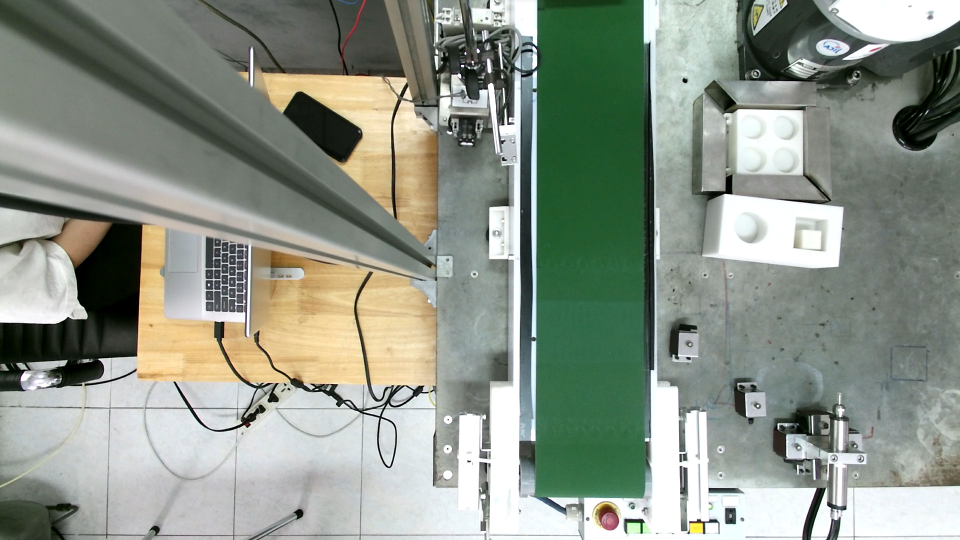
#> input picture Captures/bg.jpg, 1920 x 1080 px, given in place of bg.jpg.jpg, which was not available (shown at 1/2 size)
$ python -i image_recognition_singlecam.py   (imports and definitions only)
#> lines starting #> are read from the running program, lines starting #| are printed output that depends on the picture; after the words box and inside, x2 and y2 are one past the last pixel; in counts of white or black regions, pixels touching at a corner belong together; pictures that were not available may be replaced by others from this repository, and a replacement may not be noted
### XYZ_realworld.py
import numpy as np

# camera variables
cam_mtx = None
dist = None
newcam_mtx = None
roi = None
rvec1 = None
tvec1 = None
R_mtx = None
Rt = None
P_mtx = None


class XYZ_realworld:

    def __init__(self):
        # imgdir="/home/pi/Desktop/Captures/"
        savedir = "camera_data/"
        # self.imageRec=image_recognition_singlecam.image_recognition(False,False,imgdir,imgdir,False,True,False)

        self.cam_mtx = np.load(savedir + 'cam_mtx.npy')
        self.dist = np.load(savedir + 'dist.npy')
        self.newcam_mtx = np.load(savedir + 'newcam_mtx.npy')
        self.roi = np.load(savedir + 'roi.npy')
        self.rvec1 = np.load(savedir + 'rvec1.npy')
        self.tvec1 = np.load(savedir + 'tvec1.npy')
        self.R_mtx = np.load(savedir + 'R_mtx.npy')
        self.Rt = np.load(savedir + 'Rt.npy')
        self.P_mtx = np.load(savedir + 'P_mtx.npy')

        s_arr = np.load(savedir + 's_arr.npy')
        self.scalingfactor = s_arr[0]

        self.inverse_newcam_mtx = np.linalg.inv(self.newcam_mtx)
        self.inverse_R_mtx = np.linalg.inv(self.R_mtx)

    def calculate_XYZ(self, u, v):
        # Solve: From Image Pixels, find World Points

        uv_1 = np.array([[u, v, 1]], dtype=np.float32)
        uv_1 = uv_1.T
        suv_1 = self.scalingfactor * uv_1
        xyz_c = self.inverse_newcam_mtx.dot(suv_1)
        xyz_c = xyz_c - self.tvec1
        XYZ_checkboard = self.inverse_R_mtx.dot(xyz_c)
        #Ma trận xoay từ checkboard sang robot
        Rotate = np.array([[-1, 0, 0],[0, -1, 0],[0,0, 1]])
        #Ma trận Translation
        Trans = np.array([[59],[-24.441],[350]])
        XYZ_robot = np.dot(Rotate, XYZ_checkboard) + Trans

        return XYZ_robot


object1 = XYZ_realworld()
#> (reads camera_data/cam_mtx.npy from the repository)
#> (reads camera_data/dist.npy from the repository)
#> (reads camera_data/newcam_mtx.npy from the repository)
#> (reads camera_data/roi.npy from the repository)

# [5 lines of commented-out code are left out]

### image_recognition_singlecam.py
import cv2
import numpy as np
import time
import XYZ_realworld

class image_recognition:
    XYZ = XYZ_realworld.XYZ_realworld()

    def __init__(self,print_status=True, write_images=False,
                image_Path="D:\DATN\FinalProject\Calib\Captures/",
                testing_Path="D:\DATN\FinalProject\Calib\Captures/",
                preview_images=False,preview_autoclose=True,print_img_labels=True):

        self.IMGDIR=image_Path
        self.TESTDIR=testing_Path
        self.PREVIEW_IMAGES=preview_images
        self.PREVIEW_AUTOCLOSE=preview_autoclose
        self.PRINT_STATUS=print_status
        self.PRINT_IMG_LABELS=print_img_labels
        self.WRITE_IMAGES=write_images

        #valid contour parameters limits (in pixels)
        #self.MIN_AREA=900 #30x30
        #self.MAX_AREA=90000 #300x300
        # Diện tích tối thiểu
        self.MIN_AREA = int(900 * (1920/640) * (1080/480))  # 30x30

        # Diện tích tối đa
        self.MAX_AREA = int(90000 * (1920/640) * (1080/480))  # 300x300

            #aspect ratio width/height
        self.MIN_ASPECTRATIO=1/5
        self.MAX_ASPECTRATIO=5

        #OstuSensitivity
        self.OtsuSensitivity=22

        self.XYZ_real = [[0],[0],[0]]
        self.rect_theta = [[0],[0],[0]]
        self.area = []

        # Các biến khác
        self.x_real = []
        self.y_real = []
        self.z_real = []

        self.area = 0
    def test_objectDetect(self,bgFile,targetFile):

#> called with bgFile = 'Captures/bg.jpg', targetFile = 'out.png'
        img=cv2.imread(self.TESTDIR+bgFile+".jpg")
#> img is the input picture: shape (1080, 1920, 3); mean B, G, R 136.7, 148.6, 140.4
        bg=cv2.imread(self.TESTDIR+targetFile+".jpg")
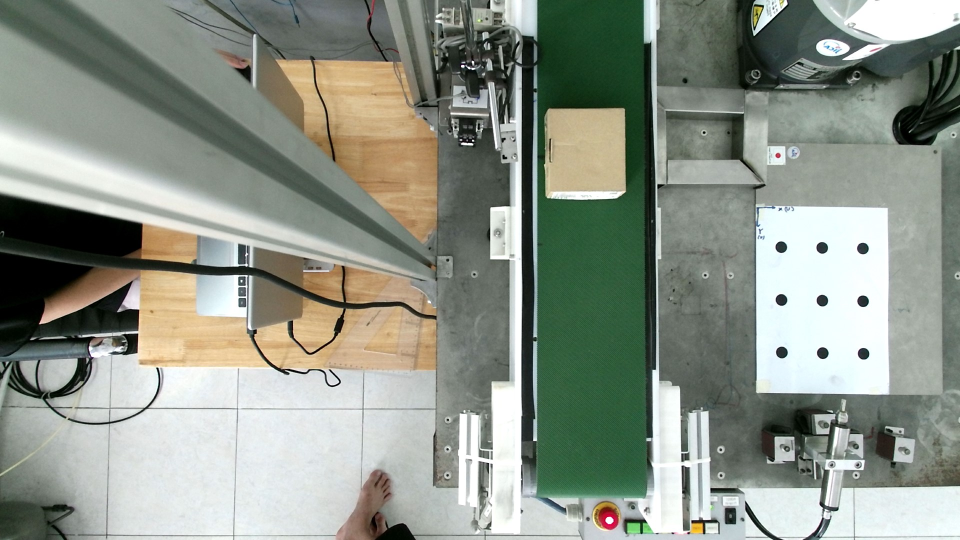
#> input picture Captures/bgd.jpg, 1920 x 1080 px, given in place of out.png.jpg, which was not available (shown at 1/2 size)
#> bg is the input picture: shape (1080, 1920, 3); mean B, G, R 136.1, 147.3, 140.5
        self.run_detection(img,bg,True)

    def run_detection(self,img,bg,testRun=False):

        obj_count, contours_detected, contours_validindex=self.detectObjects(img,bg)

        obj_count, detected_points, img_output=self.detectionOutput(img,obj_count,contours_validindex,contours_detected)

        return obj_count, detected_points, img_output

    def detectObjects(self, image, bg_img,externalContours=True):

        img=image.copy()
        background_img=bg_img.copy()


        # Process Image Difference
        self.diff=self.calculateDifference_Otsu(img,background_img)

        # ///////////// Find the Contours
        # use RETR_EXTERNAL for only outer contours... use RETR_TREE for all the hierarchy
        if externalContours==True:
            contours_detected, hierarchy = cv2.findContours(self.diff, cv2.RETR_EXTERNAL,cv2.CHAIN_APPROX_SIMPLE)
        else:
            contours_detected, hierarchy = cv2.findContours(self.diff, cv2.RETR_TREE,cv2.CHAIN_APPROX_SIMPLE)

        #calculate key variables
        height, width, channels = img.shape

        # /////// identify the VALID Contours
        contours_validindex= self.identify_validcontours(contours_detected,height,width)


        obj_count=len(contours_validindex)
        self.printStatus("valid contours "+ str(obj_count))

        return obj_count, contours_detected, contours_validindex

    def detectionOutput(self, image, obj_count, validcontours, diff_contours):

        img_output=image.copy()

        detected_points=[]

        if (len(validcontours)>0):
            for i in range(0,len(validcontours)):


                cnt=diff_contours[validcontours[i]]

                #get rectangle detected_points
                x,y,w,h=cv2.boundingRect(cnt)
                # Vẽ hộp giới hạn xung quanh đối tượng
                # cv2.rectangle(img_output, (x, y), (x + w, y + h), (0, 255, 0), 2)

                # Vẽ khoanh vùng đối tượng
                #cv2.drawContours(img_output, [cnt], -1, (255, 0, 0), 2)

                # Tìm góc xoay va dien tich của vật
                if len(cnt) >0:
                    self.rect_theta = cv2.minAreaRect(cnt)
                    #box = cv2.boxPoints(self.rect_theta)
                    #box = np.int0(box)
                    #print("box",box)
                    self.area = cv2.contourArea(cnt)
                    if self.area > 45000:
                        self.area = 200
                    if (self.area) > 25000 and self.area < 40000:
                        self.area = 110
                    elif (self.area) < 25000:
                        self.area = 75

                #get centroid
                M=cv2.moments(cnt)
                cx=int(M['m10']/M['m00'])
                cy=int(M['m01']/M['m00'])

                # cộng thêm cx sau khi ROI
                cx = cx + 1000

                self.printStatus("point number "+str(i))
                self.printStatus("cx: "+ str(cx)+",cy: "+str(cy))
                self.printStatus("x: "+str(x)+" y: "+str(y)+" w: "+str(w)+" h: "+str(h))

                # Tính toán vị trí thực tham chiếu từ hàm XYZ_realworld
                self.XYZ_real = self.XYZ.calculate_XYZ(cx,cy)

                #draw retangle
                cv2.rectangle(img_output,(x,y),(x+w,y+h),(0,255,0),2)
                #draw center
                cv2.circle(img_output,(cx-1000,cy),3,(0,255,0),2)

                #------------ predicted--------------

                #cv2.circle(img_output,(predicted[0]-1000+50,predicted [1]+50),3,(0,0,255),2)
                #print(predicted)
                #------------------------------------
                if self.PRINT_IMG_LABELS ==True:
                    # Các thông số cố định
                    font = cv2.FONT_HERSHEY_SIMPLEX
                    font_scale = 0.5
                    font_thickness = 2
                    color = (255, 0, 0) # Màu chữ
                    bg_color = (0, 200, 0) # Màu nền mỏng (xanh lá cây)
                    alpha = 0.6  # Độ trong suốt

                    # Tọa độ gốc của văn bản
                    origin_x = cx - 990
                    origin_y = cy

                    # Số lượng dòng văn bản
                    num_lines = 6
                    line_height = 15

                    # Kích thước hình chữ nhật background
                    rect_width = 160 # Chiều rộng đủ để chứa text
                    rect_height = num_lines * line_height - 25  # Chiều cao đủ cho các dòng text và padding

                    # Tạo một lớp nền mỏng
                    overlay = img_output.copy()
                    cv2.rectangle(overlay, (origin_x, origin_y - 10), (origin_x + rect_width, origin_y + rect_height), bg_color, thickness=cv2.FILLED)

                    # Áp dụng lớp nền mỏng lên ảnh gốc
                    cv2.addWeighted(overlay, alpha, img_output, 1 - alpha, 0, img_output)

                    #image,text,font,bottomleftconrner,fontscale,fontcolor,linetype
                    cv2.putText(img_output,"Point "+str(i),(cx-990,cy),cv2.FONT_HERSHEY_SIMPLEX,0.5,(255,0,0),2)
                    cv2.putText(img_output,"cx,cy: "+str(self.truncate(cx,2))+","+str(self.truncate(cy,2)),(cx-990,cy+15),cv2.FONT_HERSHEY_SIMPLEX,0.5,(255,0,0),2)
                    cv2.putText(img_output,"Area: "+str(self.truncate(self.area,2)),(cx-990,cy+30),cv2.FONT_HERSHEY_SIMPLEX,0.5,(255,0,0),2)
                    cv2.putText(img_output,"(x,y): "+str(self.truncate(self.XYZ_real[0],2))+","+str(self.truncate(self.XYZ_real[1],2)),(cx-990,cy+45),cv2.FONT_HERSHEY_SIMPLEX,0.5,(255,0,0),2)
                    cv2.putText(img_output,"Angle: "+str(self.truncate(self.rect_theta[2],2)),(cx-990,cy+60),cv2.FONT_HERSHEY_SIMPLEX,0.5,(255,0,0),2)

                points=[x,y,w,h,cx,cy]
                detected_points.append(points)

        if (obj_count>1 or len(validcontours)==0):
            self.previewImage("Multiple Objects Detected",img_output)
            cv2.imshow("detect",img_output)
            #ban_img_output = cv2.resize(img_output,(0,0),fx=0.5,fy=0.5 )
            #cv2.imshow("detect",ban_img_output)
            #print(ban_img_output.shape)
            one_object=False
        else:
            self.previewImage("One Objects Detected",img_output)
            cv2.imshow("detect",img_output)
            #ban_img_output = cv2.resize(img_output,(0,0),fx=0.5,fy=0.5 )
            #cv2.imshow("detect",ban_img_output)
            one_object=True

        #cv2.waitKey(0)
        #cv2.destroyAllWindows()

        return obj_count, detected_points, img_output


    #tạo hàm lấy giá trị XYZ_real
    def get_XYZ_real(self):

        return self.XYZ_real, self.rect_theta, self.area

    def truncate(self, n, decimals=0):
        n=float(n)
        multiplier = 10 ** decimals
        return int(n * multiplier) / multiplier

    # [12 lines left out: functions writeImage, readImage, not called in this run]

    def printStatus(self,text):

        if self.PRINT_STATUS==True:
            print(text)


    def previewImage(self, text, img):
        if self.PREVIEW_IMAGES==True:
            #show full screen
            cv2.namedWindow(text, cv2.WND_PROP_FULLSCREEN)
            cv2.setWindowProperty(text,cv2.WND_PROP_FULLSCREEN,cv2.WINDOW_FULLSCREEN)

            cv2.imshow(text,img)
            if self.PREVIEW_AUTOCLOSE==True:
                cv2.waitKey(2000)
                cv2.destroyAllWindows()

            else:
                cv2.waitKey(0)
                cv2.destroyAllWindows()

    def calculateDifference_Otsu(self,img,background_img):

        # Object Recognition Tresholds
        diff_low_t=45
        diff_high_t=255


        self.previewImage("Original Image [Diff Otsu]",img)

        # Background - Gray
        background_img_gray=cv2.cvtColor(background_img, cv2.COLOR_BGR2GRAY)
        self.previewImage("1 Background Gray",background_img_gray)

        # Image - Gray
        img_gray=cv2.cvtColor(img, cv2.COLOR_BGR2GRAY)
        self.previewImage("2 Image Gray",img_gray)

        #cv2.imshow("gray",img_gray)
        ban_gray = cv2.resize(img_gray,(0,0),fx=0.5,fy=0.5 )
        cv2.imshow("gray",ban_gray)
        # Calculate Difference
        diff_gray=cv2.absdiff(background_img_gray,img_gray)
        self.previewImage("3 Pre-Diff",diff_gray)

        #cv2.imshow("gray",diff_gray)
        ban__diff_gray = cv2.resize(diff_gray,(0,0),fx=0.5,fy=0.5 )
        cv2.imshow("gray",ban__diff_gray)

        # Diff Blur
        diff_gray_blur = cv2.GaussianBlur(diff_gray,(5,5),0)
        self.previewImage("4 Pre-Diff Blur",diff_gray_blur)

            #========= Otsu automatically finds the right threhosld, calibration not needed.

        # find otsu's threshold value with OpenCV function
        ret, otsu_tresh = cv2.threshold(diff_gray_blur,0,255,cv2.THRESH_BINARY+cv2.THRESH_OTSU)
        self.previewImage("5 Otsu Treshold",otsu_tresh)

        self.printStatus("Otsu defined treshold value is %d" % ret)

        if (ret < self.OtsuSensitivity):
            #discard image
            #make the difference zero by subtracting backdroungs
            diff=cv2.absdiff(background_img_gray,background_img_gray)
        else:
            #Treshold Blur
            diff = cv2.GaussianBlur(otsu_tresh,(5,5),0)
            self.previewImage("6 Image Treshold",diff)
        return diff


    def identify_validcontours(self,cnt,height,width):

        #helps discard noise on contour detection.
        #this is calibrated for Legos in this example

        contours_validindex=[]
        contour_index=-1

        for i in cnt:

            contour_index=contour_index+1
            ca=cv2.contourArea(i)

            # Calculate W/H Ratio
            x,y,w,h = cv2.boundingRect(i)

            aspect_ratio = float(w)/h

            # Flag as edge_noise if the object is at a Corner

            #height, width, channels = img.shape
            edge_noise=False
            if x==0:
                edge_noise=True
            if y==0:
                edge_noise=True
            if (x+w)==width:
                edge_noise=True
            if (y+h)==height:
                edge_noise=True

            # DISCARD noise with measure if area not within parameters
            if ca>self.MIN_AREA and ca<self.MAX_AREA:

                # DISCARD as noise on ratio
                if aspect_ratio>=self.MIN_ASPECTRATIO and aspect_ratio<=self.MAX_ASPECTRATIO:

                    # DISCARD if at the Edge
                    if edge_noise==False:
                        contours_validindex.append(contour_index)

        return contours_validindex

    # [105 lines left out: function square_rotatedCrop, not called in this run]

>>> result = image_recognition().test_objectDetect('Captures/bg.jpg', 'out.png')
#> in calculateDifference_Otsu, `background_img_gray=cv2.cvtColor(background_img, cv2.COLOR_BGR2GRAY)`:
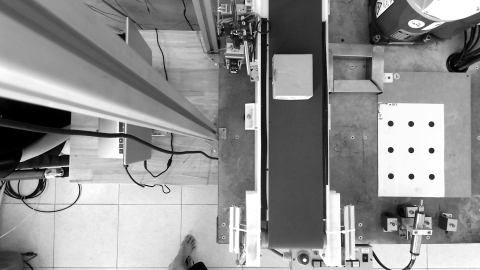
#> background_img_gray: shape (1080, 1920) (shown at 1/4 size); min 0, max 255, mean 144
#> in calculateDifference_Otsu, `ban_gray = cv2.resize(img_gray,(0,0),fx=0.5,fy=0.5 )`:
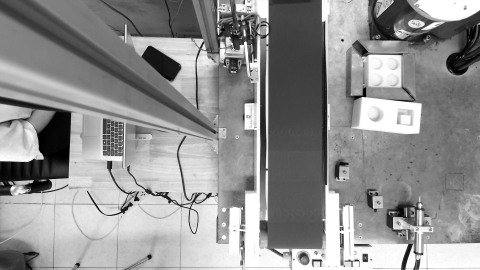
#> ban_gray: shape (540, 960) (shown at 1/2 size); min 0, max 255, mean 144.9
#> in calculateDifference_Otsu, `diff_gray=cv2.absdiff(background_img_gray,img_gray)`:
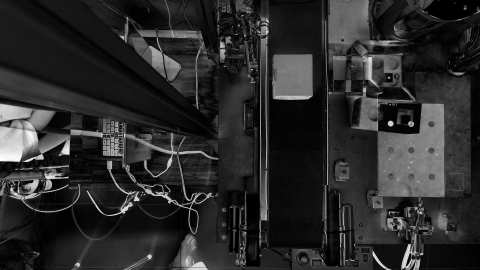
#> diff_gray: shape (1080, 1920) (shown at 1/4 size); min 0, max 255, mean 42.6
#> in calculateDifference_Otsu, `ban__diff_gray = cv2.resize(diff_gray,(0,0),fx=0.5,fy=0.5 )`:
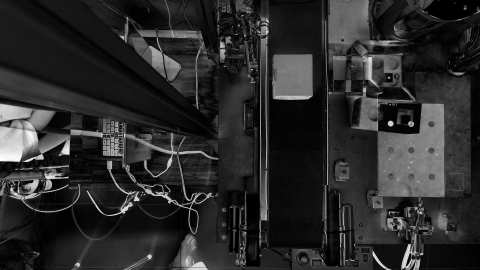
#> ban__diff_gray: shape (540, 960) (shown at 1/2 size); min 0, max 255, mean 42.7
#> in calculateDifference_Otsu, `ret, otsu_tresh = cv2.threshold(diff_gray_blur,0,255,cv2.THRESH_BINARY..`:
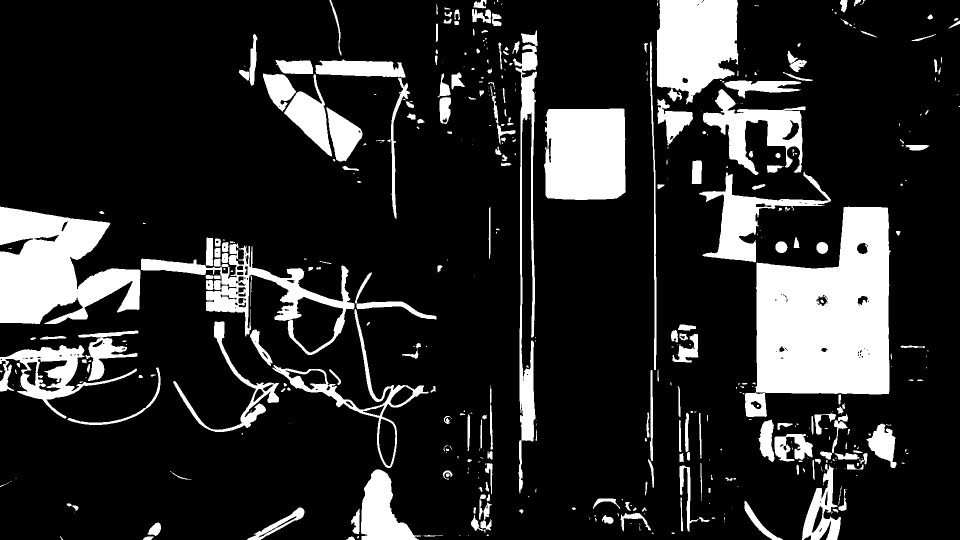
#> otsu_tresh: shape (1080, 1920) (shown at 1/2 size); 17% white; 464 white regions (220 under 20 px)
#> in calculateDifference_Otsu, `ret, otsu_tresh = cv2.threshold(diff_gray_blur,0,255,cv2.THRESH_BINARY..`: ret = 75
#> in detectObjects, `contours_detected, hierarchy = cv2.findContours(self.diff, cv2.RETR_EX..`: contours_detected = 208 contours, 10 with area under 20; largest, box (x1, y1, x2, y2) and area: (0, 411, 875, 938) 121218, (1396, 341, 1786, 1080) 111377, (1311, 0, 1628, 211) 32464, (1086, 215, 1254, 402) 29628, (524, 116, 830, 440) 28546
#> the loop in identify_validcontours, `for i in cnt: ` made 208 passes
#> (ca, x, y, w, h, aspect_ratio, edge_noise) on passes 1, 4, 5, 8, 9, 10, 11, 12: (56.5, 118, 1071, 10, 9, 1.11, True), (53.5, 1341, 1063, 10, 7, 1.43, False), (79.5, 1277, 1045, 6, 18, 0.333, False), (824.5, 284, 1043, 40, 37, 1.08, True), (58, 1446, 1032, 6, 14, 0.429, False), (46, 1175, 1031, 8, 10, 0.8, False), (411.5, 1202, 1028, 27, 22, 1.23, False), (91, 1187, 1028, 9, 17, 0.529, False)
#> after the loop in identify_validcontours, `for i in cnt:`: contour_index = 207; contours_validindex = [64, 94, 144, 152, 173]
#> in detectObjects, `obj_count=len(contours_validindex)`: obj_count = 5
#> in run_detection, `obj_count, contours_detected, contours_validindex=self.detectObjects(i..`: contours_validindex = [64, 94, 144, 152, 173]
#> the loop in detectionOutput, `for i in range(0,len(validcontours)):  ` made 5 passes
#> (x, y, w, h, self.rect_theta, cx, cy) on pass 1: (1515, 837, 113, 89, ((1571, 881), (88, 112), -90), 2566, 889)
#> (printed output is left out)
#> after the loop in detectionOutput, `for i in range(0,len(validcontours)):`:
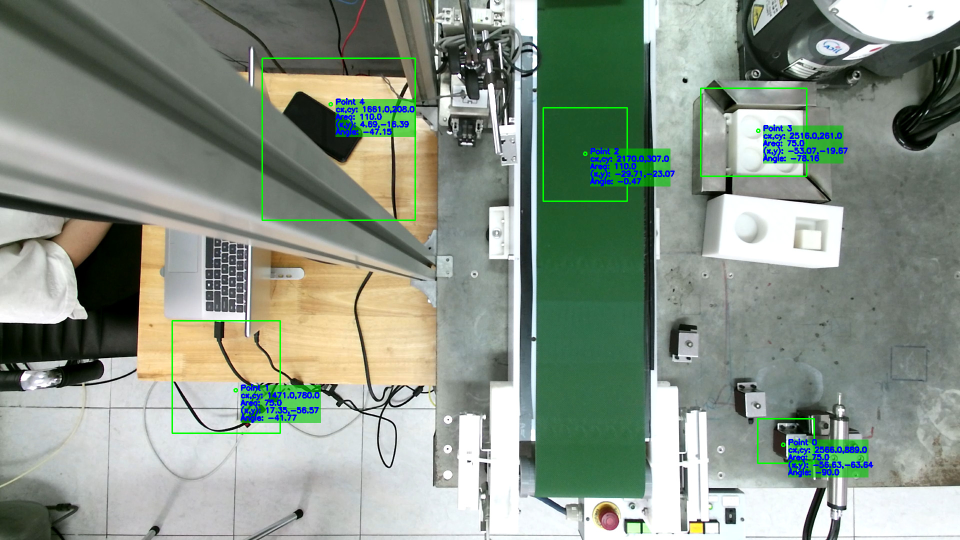
#> img_output: shape (1080, 1920, 3) (shown at 1/2 size); 3.5% of pixels changed, all inside (x1, y1, x2, y2) = (343, 115, 1747, 955)
